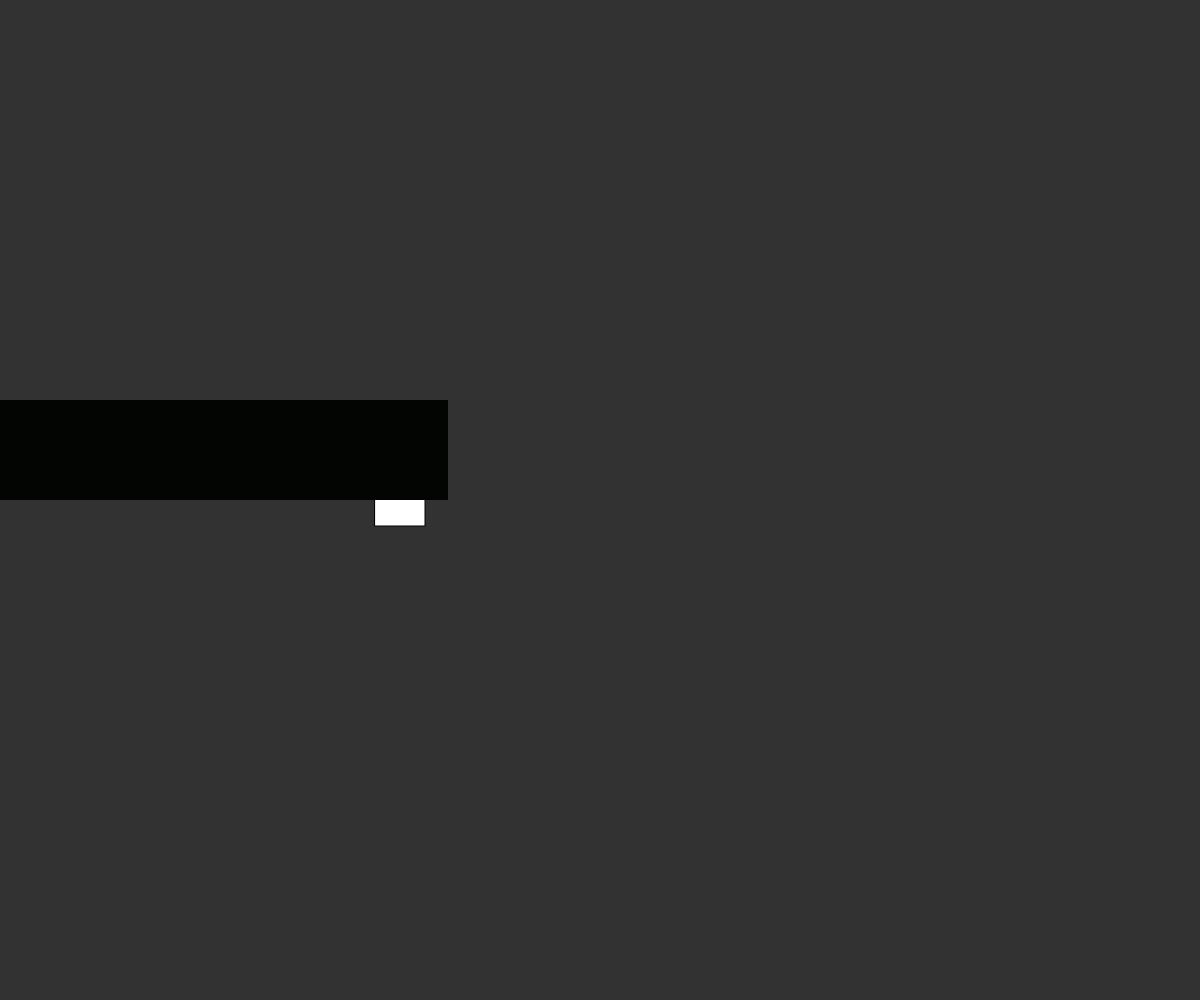
Frame 1 (no input)
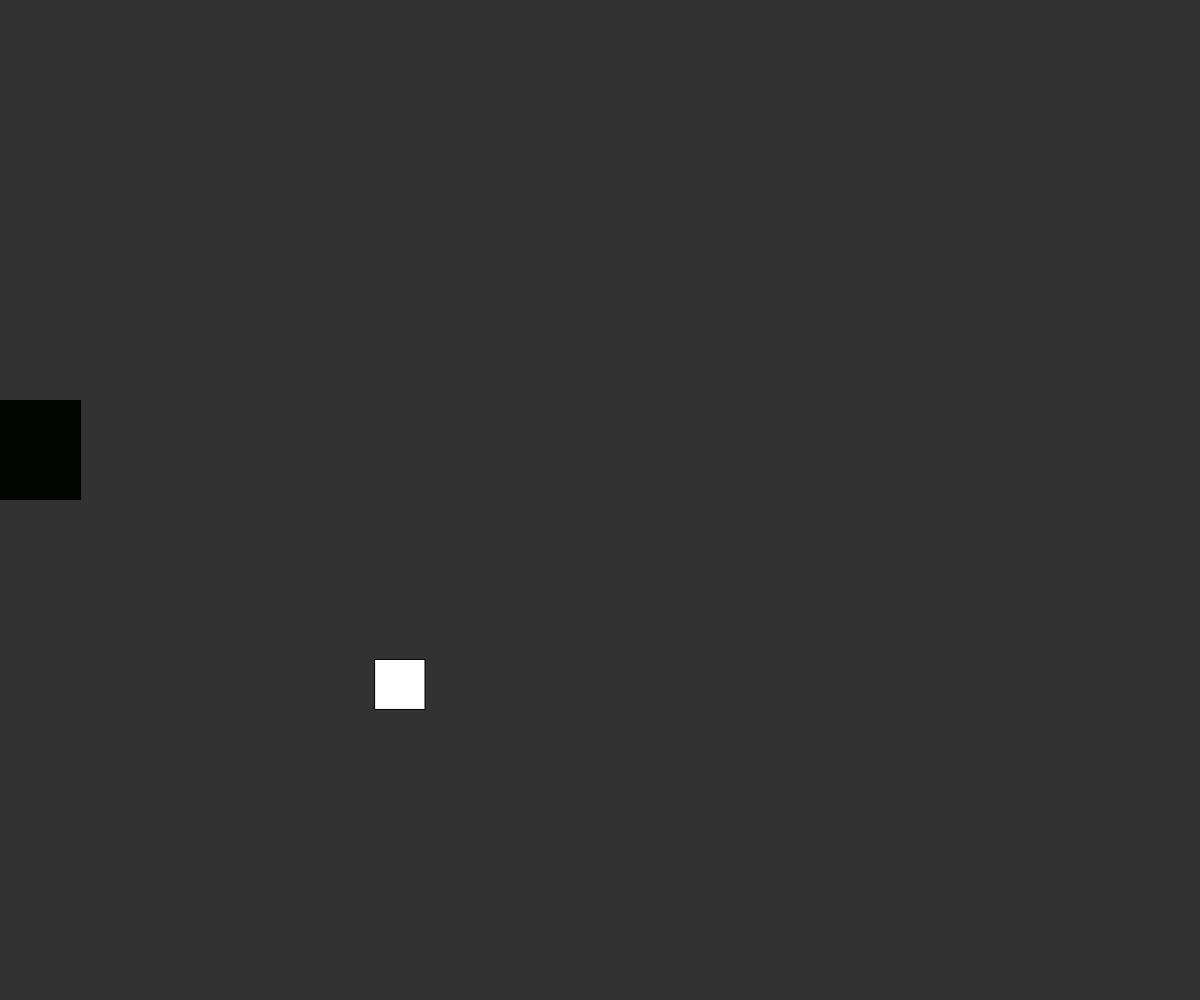
Frame 60 (no input)
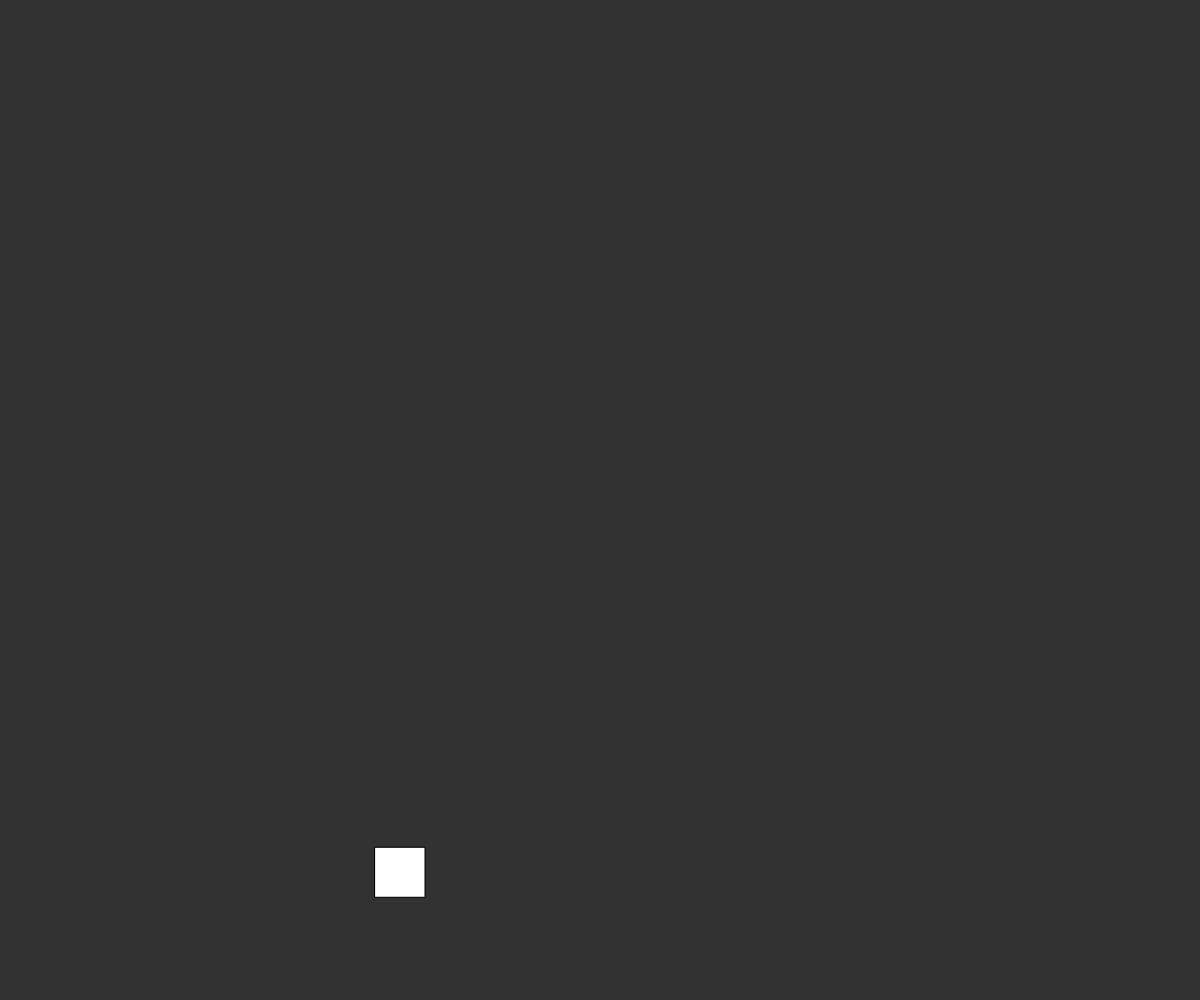
Frame 120 (the mouse pressed at the canvas centre since frame 60)

The p5.js sketch that drew these frames (run headless with seeded random() and noise() and a simulated clock; from frame 60 on, the mouse is pressed at the canvas centre):

// p5.js sketch
// ── sketch.js
let particleSystem, effectManager, grid, player;

function setup() {
  createCanvas(windowWidth, windowHeight);
  particleSystem = new ParticleSystem();
  effectManager = new EffectManager();
  grid = new Grid(5 , 5);
  player = new Player();
  grid.add(1, 5, new Color(2, 5 , 1))
  grid.add(2, 5, new Color(2, 5 , 1))
  grid.add(3, 5, new Color(2, 5 , 1))
  grid.add(4, 5, new Color(2, 5 , 1))
  grid.add(5, 5, new Color(2, 5 , 1))

}

function draw() {
  background(50);
  particleSystem.run();
  player.update()
  player.show();
  grid.show()
  effectManager.show();
}

function windowResized() {
  resizeCanvas(windowWidth , windowHeight)
}

class Color {
  constructor(r, g, b) {
    this.r = r;
    this.g = g;
    this.b = b;
  }
}
// ── entity.js
class Player {
    constructor() {
        this.pos = createVector(50, height/2);
        this.vel = createVector()
    }

    update() {
        this.vel.y += 1;
        this.vel.x += 2;
        this.vel.limit(7);
        this.pos.add(this.vel);
    }

    show() {
        rectMode(CENTER);
        rect(width/3, this.pos.y, 50, 50)
    }
}
// ── grid.js
class Grid {
    constructor(rows, cols) {
      this.grid = [];
      this.rows = rows;
      this.cols = cols;
      this.gen(rows, cols);
    }
    gen(rows, cols) {
      for (let j = 0; j < rows; j++) {
        if (!this.grid[j]) this.grid[j] = [];
        for (let i = 0; i < cols; i++) {
          if (!this.grid[j][i]) this.grid[j][i] = new Block(((j + 0.5) * 100), ((i + 0.5) * 100));
        }
      }
    }
    show() {
      push();
      translate(-player.pos.x, 0)
      for (let j = 0; j < this.grid.length; j++) {
        for (let i = 0; i < this.grid[j].length; i++) {
          this.grid[j][i].render();
        }
      }
      pop();
    }
  
    add(row, col, color) {
      this.grid[row - 1][col - 1].color = color;
      this.grid[row - 1][col - 1].show();
    }
  
    remove(row, col) {
      this.grid[row - 1][col - 1].hide();
    }
  
    isThere(x, y) {
      try {
        return this.grid[Math.floor(x / 100)][Math.floor(y / 100)].showing;
      } catch {
        return false;
      }
    }
  }
  

  class Block {
    constructor(x, y) {
      this.x = x;
      this.y = y;
      this.color = new Color(0, 0, 0)
      this.showing = false;
    }
  
    render() {
      if (this.showing) {
        noStroke();
        fill(this.color.r, this.color.g, this.color.b);
        rectMode(CENTER)
        rect(this.x, this.y, 100);
      }
    }
  
    show() {
      this.showing = true;
    }
  
    hide() {
      this.showing = false;
    }
  }
// ── particle.js
class Particle {
    constructor(x, y, xSpeed, ySpeed, color, size, time) {
      this.x = x;
      this.y = y;
      this.xSpeed = xSpeed;
      this.ySpeed = ySpeed;
      this.color = color;
      this.size = size;
      this.removed = false;
      this.startMillis = millis()
      this.milis = time * 1000;
      this.alpha = 255;
    }
    show() {
      noStroke();
      fill(this.color.r, this.color.g, this.color.b, this.alpha);
      ellipse(this.x, this.y, this.size);
    }
    update() {
      this.alpha -= (this.alpha / (this.milis / 10)) * (deltaTime / 10);
      this.x += this.xSpeed * (deltaTime / 20);
      this.y += this.ySpeed * (deltaTime / 20);
      if ((this.x > width || this.x < 0) && (this.y > height || this.y < 0)) {
        this.removed = true;
      }
    }
  }
  
  class ParticleSystem {
    constructor() {
      this.particles = [];
    }
    run() {
      for (let i = 0; i < this.particles.length; i++) {
        let particle = this.particles[i];
        particle.update();
        particle.show();
      }
      if(this.particles.length > 100) this.particles.splice(0, 10);
    }
    add(x, y, xSpeed, ySpeed, color, size, time) {
      this.particles.push(new Particle(x, y, xSpeed, ySpeed, color, size, time))
    }
  }

  class EffectManager {
    constructor() {
      this.shakingAmount = 0;
      this.shakingMilis = 0;
    }
  
    show() {
      let x = random(-this.shakingAmount, this.shakingAmount);
      let y = random(-this.shakingAmount, this.shakingAmount);
      translate(x, y);
      this.shakingAmount -= (this.shakingAmount / (this.shakingMilis / 10)) * (deltaTime / 20);
    }
  
    shake(milis, amount) {
      this.shakingAmount = amount;
      this.shakingMilis = milis;
    }

    glitch(x, y, x2, y2) {
      
    }
  }
// ── style.css
html,
body {
  margin: 0;
  padding: 0;
  overflow: hidden;
  background-color: rgb(182, 184, 214);
}
canvas {
  display: block;
}
